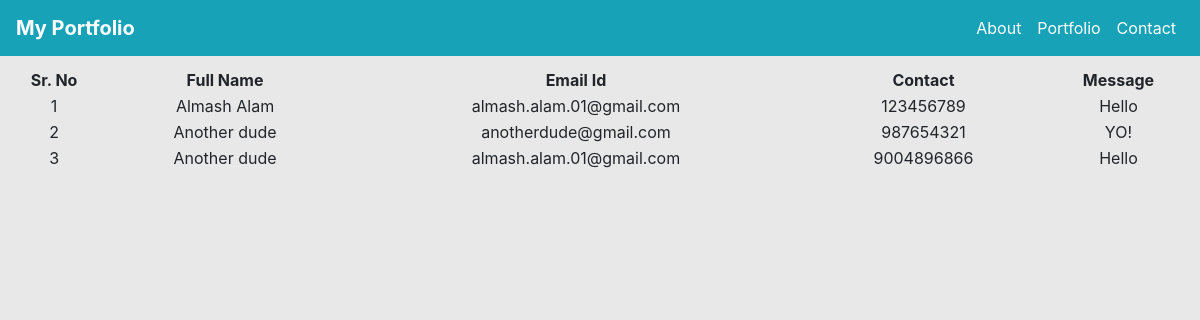
Screenshot of /solivagant_app/all_data with the database file from the repository.
### solivagant_app/models.py (models this page shows, shortened)
class ContactForm(models.Model):
    full_name = models.CharField(max_length=300,blank=True)
    email_id = models.CharField(max_length=300,blank=True)
    contact_number = models.CharField(max_length=300,blank=True)
    message = models.TextField(max_length=3000,blank=True)
    created_at = models.DateTimeField(auto_now_add=True)
    class Meta:
        verbose_name_plural = "Contact Form Data"
        verbose_name = "Contact Form"

### solivagant_app/views.py (the view)
# urls.py: path('all_data',views.all_data,name='all_data'),
def all_data(request):
    contact_data = ContactForm.objects.all()
    data = {'contact_data':contact_data}
    return render(request,'solivagant_app/all_data.html',data)

### solivagant_app/templates/solivagant_app/all_data.html (shortened to what this page needs)
{% extends 'solivagant_app/base.html' %}
{% load static %}
{% block content %}
<h3>All Data</h3>
<div>
    <table id="my_table" class="display" style="width:  100%;text-align: center;">
        <thead>
            <tr>
                <th>Sr. No</th>
                <th>Full Name</th>
                <th>Email Id</th>
                <th>Contact</th>
                <th>Message</th>
            </tr>
        </thead>
        <tbody>
            {% for data in contact_data %}
            <tr>
                <td>{{ forloop.counter }}</td>
                <td>{{ data.full_name }}</td>
                <td>{{ data.email_id }}</td>
                <td>{{ data.contact_number }}</td>
                <td>{{ data.message }}</td>
            </tr>
            {% endfor %}
        </tbody>
    </table>
</div>
{% endblock %}

### solivagant_app/templates/solivagant_app/base.html (shortened to what this page needs)
<!DOCTYPE html>
<html>
{% load static %}
<head>
    <link rel="stylesheet" href="https://stackpath.bootstrapcdn.com/bootstrap/4.4.1/css/bootstrap.min.css">
    <link rel='stylesheet' href="https://cdnjs.cloudflare.com/ajax/libs/font-awesome/5.1.0-4/css/all.css">
</head>
<body>
    <div>
        <nav class="navbar navbar-expand-lg navbar-dark bg-info fixed-top">
            <a class="navbar-brand"><b>My Portfolio</b></a>
            <div class="collapse navbar-collapse" id="navbarTogglerDemo02">
                <ul class="navbar-nav ml-auto ">
                    <li class="nav-item ">
                        <a class="nav-link" style="color: #fff" href="{% url 'solivagant_app:about' %}">About</a>
                    </li>
                    <li class="nav-item ">
                        <a class="nav-link" style="color: #fff" href="{% url 'solivagant_app:portfolio' %}">Portfolio </a>
                    </li>
                    <li class="nav-item ">
                        <a class="nav-link" style="color: #fff" href="{% url 'solivagant_app:contact' %}">Contact</a>
                    </li>
                </ul>
            </div>
        </nav>
    </div>
    {% block content %}
    {% endblock %}
</body>
</html>

### solivagant_app/templates/solivagant_app/base.html (style rules this page uses)
body { background-color: #E8E8E8; }

### rows the page displays
ContactForm: full_name "Almash Alam", email_id "almash.alam.01@gmail.com", contact_number "123456789", message "Hello"
ContactForm: full_name "Another dude", email_id "anotherdude@gmail.com", contact_number "987654321", message "YO!"
ContactForm: full_name "Another dude", email_id "almash.alam.01@gmail.com", contact_number "9004896866", message "Hello"
